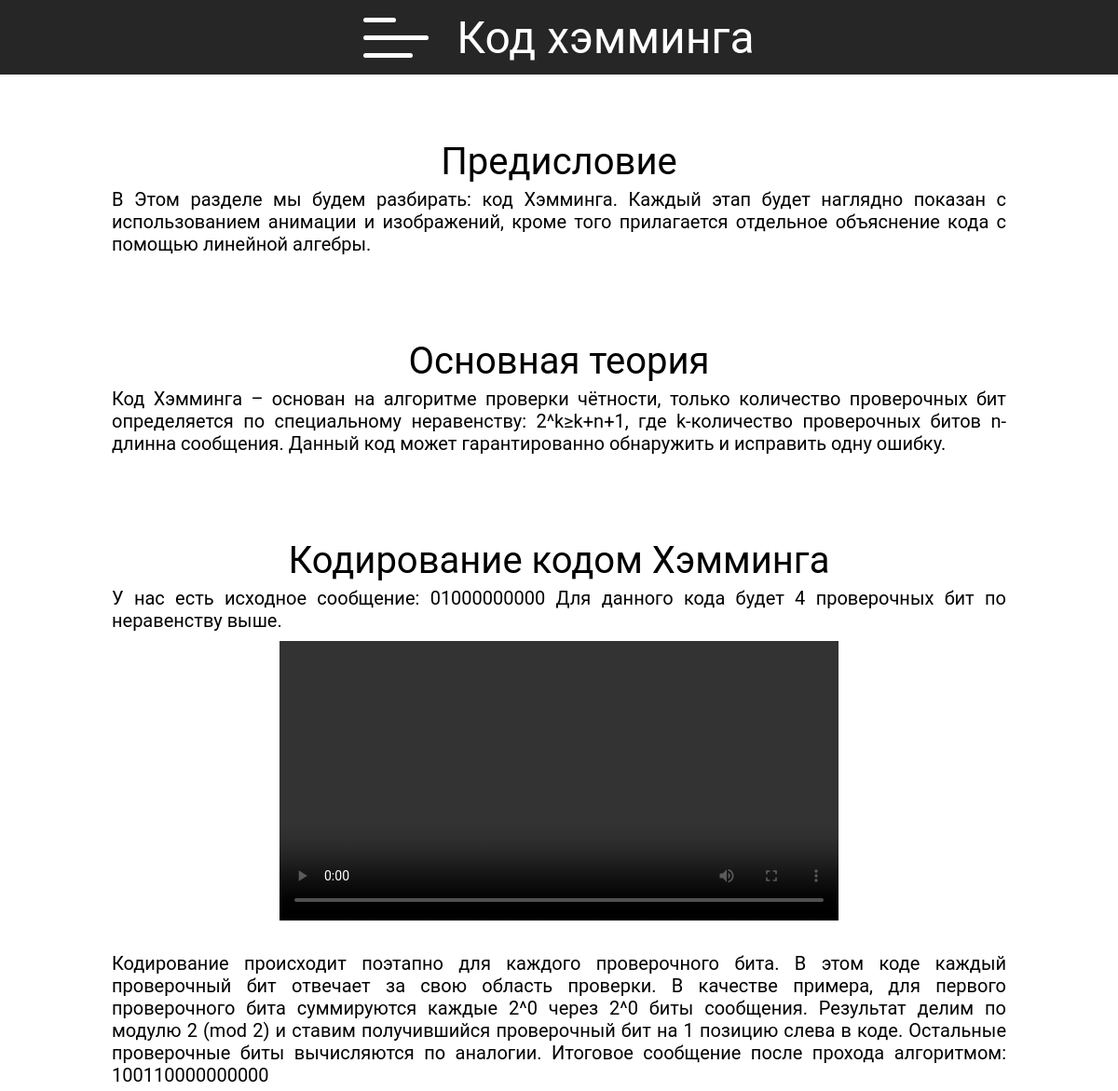
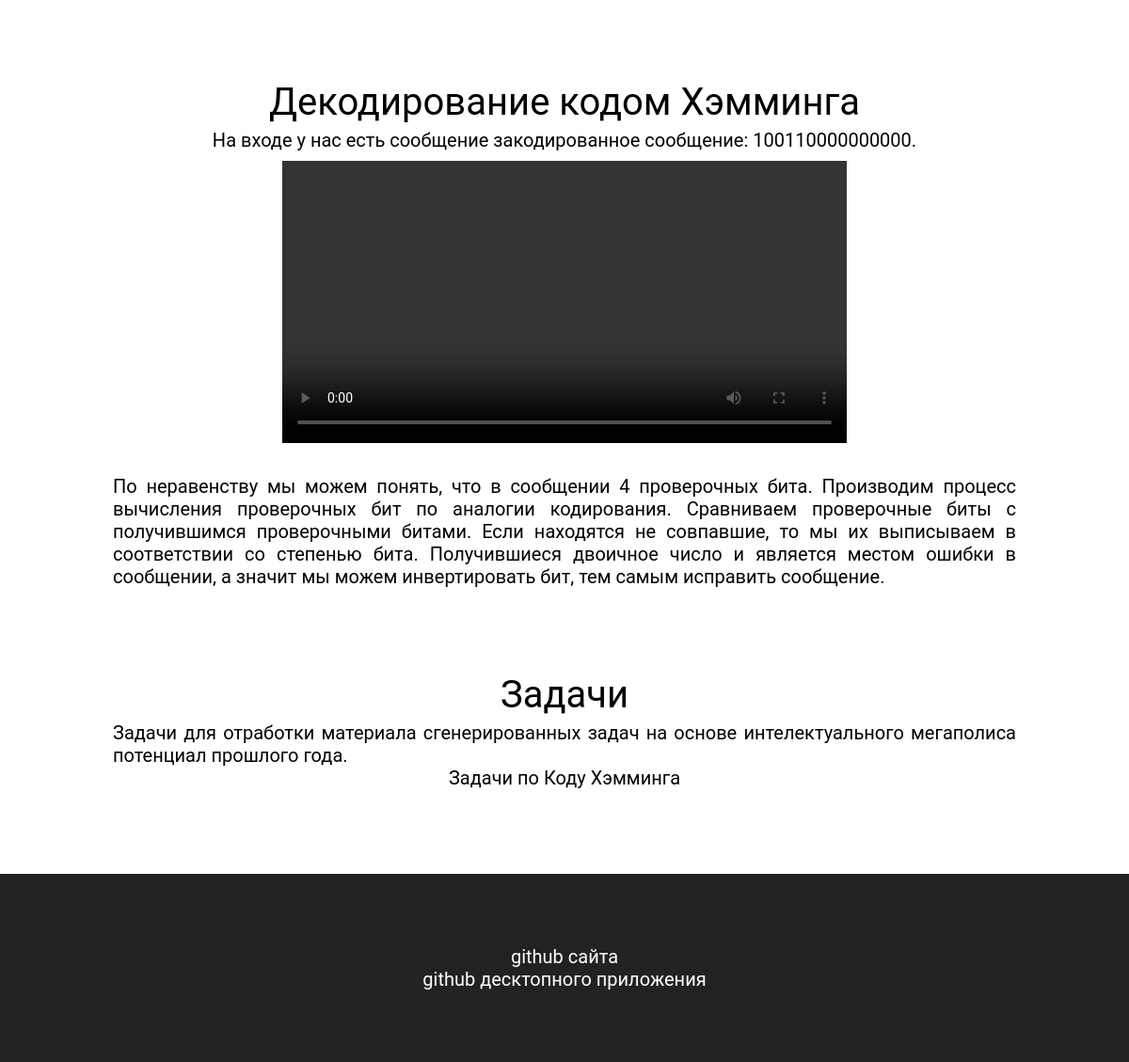
/hamming/, run on the app's committed database (2 pictures, top to bottom).
### hamming/models.py (models this page shows, shortened)
class Block_hamming(models.Model):
    position = models.IntegerField(help_text='позиция на странице относительно начала', default=0, blank=True)
    paragraf_name = models.CharField(max_length=100, help_text='название блока')
    paragraf_content = models.TextField(help_text='текст блока')

### hamming/views.py (the view)
# urls.py: path('', views.hamming_page, name='hamming_page'),
def hamming_page(request):
    paragrafs = Block_hamming.objects.all().order_by('position')
    return render(request, 'hamming_page.html', {
        'paragrafs': paragrafs
    })

### hamming/templates/hamming_page.html (shortened to what this page needs)
<!DOCTYPE html>
<html>
<head>
    {% load static %}
    <link rel="stylesheet" type="text/css" href="{% static 'codes.css' %}">
<body>
    <header>
        <label for="check" >
            <span></span>
            <span></span>
            <span></span>
        </label>
        <div class="name">Код хэмминга</div>
    </header>
    <div id="wrap">
        <main>
            {% for paragraf in paragrafs %}
            <div class="paragraf" style="padding-bottom: 50px;" id="{{ paragraf.position }}">
                <div class="label">{{ paragraf.paragraf_name|safe }}</div>
                <div class="text">{{ paragraf.paragraf_content|safe }}</div>
            </div>
            {% endfor %}
        </main>
    </div>
    <footer id="footer">
        <a href="https://github.com/kalibdune/web_theory_of_coding" target="_blank">github сайта</a>
        <a href="https://github.com/kalibdune/theory_of_coding" target="_blank">github десктопного приложения</a>
    </footer>
</body>
</html>

### main/static/codes.css (style rules this page uses)
* { margin: 0; padding: 0; border: 0; font-size: 100%; font: inherit; vertical-align: baseline; outline: none; font-family: 'Roboto', sans-serif; box-sizing: border-box; }
header { z-index: 1; position: fixed; width: 100vw; height: 10vh; display: flex; justify-content: center; align-items: center; font-size: 1.5em; background-color: rgba(0,0,0,0.85); }
body { overflow-x: hidden; }
a { text-decoration: none; color: white; }
label { display:flex; flex-direction:column; width:70px; cursor:pointer; margin-right: 30px; }
label span { background: #fff; border-radius:10px; height:5px; margin: 7px 0; transition: .4s cubic-bezier(0.68, -0.6, 0.32, 1.6); }
span:nth-of-type(1) { width:50%; }
span:nth-of-type(2) { width:100%; }
span:nth-of-type(3) { width:75%; }
.name { color:white; font-size: 2em; }
main { padding-top:150px; font-size: 1.25em; display: flex; justify-content: center; flex-direction: column; align-items: center; width: 80vw; }
#wrap { display: flex; justify-content: center; flex-direction: column; align-items: center; width: 100vw; }
.paragraf { display: flex; justify-content: center; flex-direction: column; }
.label { font-size: 2em; display: flex; justify-content: center; text-align: center; }
.text { padding-top: 5px; display: flex; justify-content: center; flex-direction: column; align-items:center; text-align: justify; padding-bottom: 40px; font-size: 1em; }
video { padding-top: 10px; padding-bottom: 10px; width: 600px; }
footer { width: 100%; height: 200px; background-color: rgb(34, 34, 34); display: flex; flex-direction: column; justify-content: center; align-items: center; }
footer a { display: flex; color: white; text-decoration: none; font-size: 1.25em; }

### data on the page
Block_hamming: paragraf_name "Предисловие", paragraf_content "В Этом разделе мы будем разбирать: код Хэмминга. Каждый этап будет наглядно показан с использованием анимации и изображений, кроме того прилагается отдельное объяснение кода с помощью линейной алгебры."
Block_hamming: paragraf_name "Основная теория", paragraf_content "Код Хэмминга – основан на алгоритме проверки чётности, только количество проверочных бит определяется по специальному неравенству: 2^k≥k+n+1, где k-количество проверочных битов n-длинна сообщения. Данный код может гарантированно обнаружить и исправить одну ошибку."
Block_hamming: paragraf_name "Кодирование кодом Хэмминга", paragraf_content "У нас есть исходное сообщение: 01000000000 Для данного кода будет 4 проверочных бит по неравенству выше. Кодирование происходит поэтапно для каждого проверочного бита. В этом коде каждый проверочный бит отвечает за свою область проверки. В качестве примера, для первого проверочного бита суммируются каждые 2^0 через 2^0 биты сообщения. Результат делим по модулю 2 (mod 2) и ставим получившийся проверочный бит на 1 позицию слева в коде. Остальные проверочные биты вычисляются по аналогии. Итоговое сообщение после прохода алгоритмом: 100110000000000"
Block_hamming: paragraf_name "Декодирование кодом Хэмминга", paragraf_content "На входе у нас есть сообщение закодированное сообщение: 100110000000000. По неравенству мы можем понять, что в сообщении 4 проверочных бита. Производим процесс вычисления проверочных бит по аналогии кодирования. Сравниваем проверочные биты с получившимся проверочными битами. Если находятся не совпавшие, то мы их выписываем в соответствии со степенью бита. Получившиеся двоичное число и является местом ошибки в сообщении, а значит мы можем инвертировать бит, тем самым исправить сообщение."
Block_hamming: paragraf_name "Задачи", paragraf_content "Задачи для отработки материала сгенерированных задач на основе интелектуального мегаполиса потенциал прошлого года. Задачи по Коду Хэмминга"
